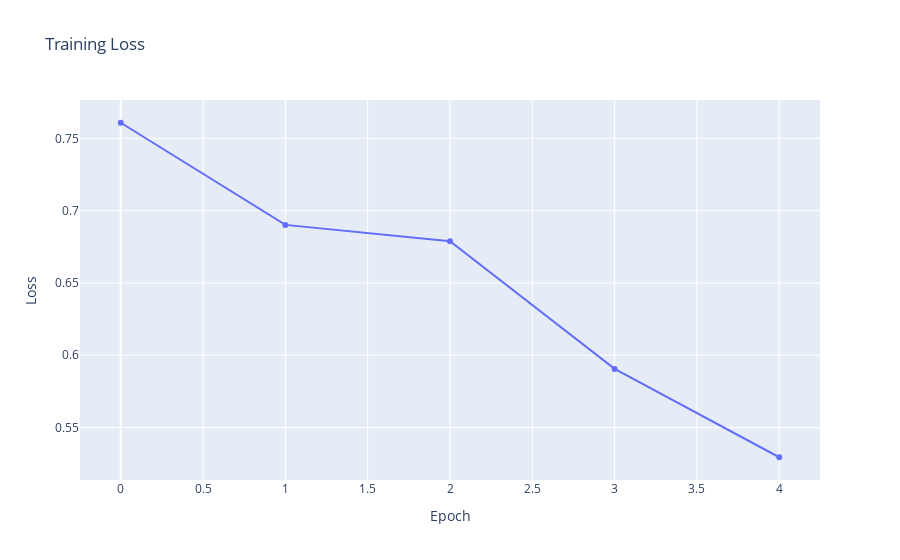

Notebook cell for this chart:
### Code cell
fig = go.Figure()
fig.add_trace(go.Scatter(y=losses, mode='lines+markers'))
fig.update_layout(title='Training Loss', xaxis_title='Epoch', yaxis_title='Loss')
fig.show()

### Figure 1 — Plotly figure (JSON) as saved in the notebook; plotly's stock layout.template omitted (floating-point values rounded to 4 significant figures)
{"data": [{"mode": "lines+markers", "type": "scatter", "y": [0.7608, 0.6902, 0.6788, 0.5906, 0.5295]}], "layout": {"title": {"text": "Training Loss"}, "xaxis": {"title": {"text": "Epoch"}}, "yaxis": {"title": {"text": "Loss"}}}}
